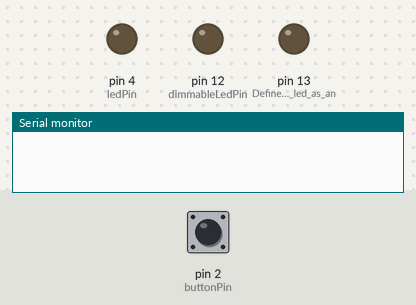
Simulated run of this sketch. Board: Arduino Uno, built with avr-gcc and run on an emulated ATmega328P. Shown: output pins drawn as LEDs (lit = HIGH), the last lines printed to the serial monitor. The test bench sets the inputs (shaded band); at power-on: pin 2 (buttonPin) HIGH.

Above: at 1.2 s.
1.3 s: pin 2 (buttonPin) pulled LOW for 0.15 s
At 3.4 s:
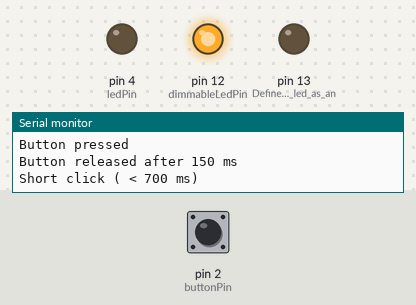
4.4 s: pin 2 (buttonPin) pulled LOW for 1 s
At 7.9 s:
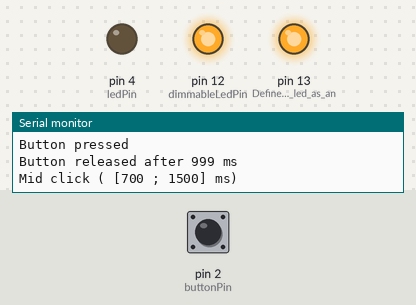
8.4 s: pin 2 (buttonPin) pulled LOW for 3.2 s
At 10.1 s:
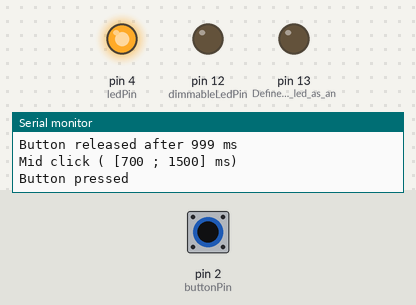
Timing chart, 0 to 19.1 s (numbered marks = the images above; inputs shaded):
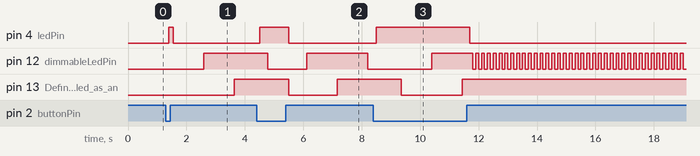

Measured:
- after the input at 1.3 s, pin 4 (ledPin): LOW → HIGH after 0.10 s, → LOW 0.15 s later; pin 12 (dimmableLedPin): LOW → HIGH after 1.3 s; pin 13 (Define_internal_led_as_an): LOW → HIGH after 2.3 s
- after the input at 4.4 s, pin 4 (ledPin): LOW → HIGH after 0.10 s, → LOW 1.0 s later
- after the input at 8.4 s, pin 4 (ledPin): LOW → HIGH after 0.10 s, → LOW 3.2 s later

The sketch:

Projet_IN202.ino
```cpp
#include "Button.hpp"
#include "DimmableLed.hpp"

// Ce que fait mon programme avec le bon montage :
//  - Allume la LED bleue (4) lorsque le bouton est appuyé
//  - Détecte les clics courts, longs, et très longs
//  - Modifie le comportement de la LED blanche (12) suivant la longueur des clics :
//        courts     -> intensité augmente puis décroît continuellement
//        longs      -> si on était en train de croître, on décroît et inversemement
//        très longs -> on passe en mode clignotement
//  - Modifie le comportement de la LED interne : allumée si l'intensité de la 12 Decrease, éteinte si Increase
//  - Affiche quand le bouton est pressé, quand il est relâché et le type d'appui (avec intervalle de temps correspondant)
// Montage:
//  - Bouton entre le ground et la pin 2
//  - LED bleue entre le bouton côté ground et la pin 4
//  - LED blanche entre la pin 12 et le ground


const int buttonPin = 2;        // Pin of the button
const int ledPin = 4;          // Pin of the LED which illuminates when the button is pressed
const int dimmableLedPin = 12;   // Pin of the dimmable LED
const int maxIntensity = 1000;    // Maximum intensity of the dimmable LED

Button button(buttonPin, ledPin);                              // Creating the button object
DimmableLed dimmableLed(dimmableLedPin, maxIntensity, button); // Creating the dimmable LED object

void setup() {
  Serial.begin(9600);  // Initialize the serial communication
  button.begin();      // Initialize the button
}

void loop() {
  button.update();        // Update the button state
  dimmableLed.update();   // Update the dimmable LED intensity
}
```

Button.hpp
```cpp
#ifndef BUTTON_H
#define BUTTON_H

#include <Arduino.h>

class Button {
  private:
    int buttonPin;
    int ledPin;
    bool state;
    bool lastState;
    bool isReleased;
    unsigned long pressStartTime;


  public:
    int typeOfPress;
    Button(int buttonPin, int ledPin) {
      this->buttonPin = buttonPin;
      this->ledPin = ledPin;
      state = HIGH;
      lastState = HIGH;
      isReleased = false;
      pressStartTime = 0;
      typeOfPress = 0;
    }

    void begin() {
      pinMode(buttonPin, INPUT_PULLUP);   // Set the button pin as input with internal pull-up resistor
      pinMode(ledPin, OUTPUT);            // Set the LED pin as output
      digitalWrite(ledPin, LOW);          // Turn off the LED initially
      pinMode(LED_BUILTIN, OUTPUT);       // Define internal led as an output
    }

    void update() {
      state = digitalRead(buttonPin);     // Read the current state of the button

      if (state == LOW && lastState == HIGH) {
        delay(100); // Add a small delay to debounce the button
        Serial.println("Button pressed");
        digitalWrite(ledPin,HIGH);
        pressStartTime = millis();  // Record the button press start time
        isReleased = false;
      } else if (state == HIGH && lastState == LOW && !isReleased) {
        delay(100); // Add a small delay to debounce the button
        digitalWrite(ledPin,LOW);
        unsigned long pressDuration = millis() - pressStartTime;     // Calculate the button press duration
        Serial.print("Button released after ");
        Serial.print(pressDuration);
        Serial.println(" ms");
        isReleased = true;

        if (pressDuration < 700){
          typeOfPress = 1;  // 1 is for short presses
          Serial.println("Short click ( < 700 ms) ");
        } else if (pressDuration > 700 && pressDuration < 1500) {
          typeOfPress = 2;  // 2 is for mid presses
          Serial.println("Mid click ( [700 ; 1500] ms) ");
        } else {
          typeOfPress = 3;
          Serial.println("Long click (> 1500 ms) ");
        }
      }

      lastState = state; // Update the last button state
    }

    int getPressType() const {
      return typeOfPress;
    }

};

#endif
```

DimmableLed.hpp
```cpp
#ifndef DIMMABLE_LED_H
#define DIMMABLE_LED_H

#include <Arduino.h>
#include "Button.hpp"

bool debug = true;

class DimmableLed {
private:
  int ledPin;
  int intensity;
  int maxIntensity;
  bool isIncreasing;
  Button& button;

public:
  DimmableLed(int ledPin, int maxIntensity, Button& button)
    : ledPin(ledPin),
      intensity(0),
      maxIntensity(maxIntensity),
      isIncreasing(true),
      button(button) {
    pinMode(ledPin, OUTPUT);
    digitalWrite(ledPin, LOW);
  }

  void update() {
    button.update();
    if (isIncreasing){
      digitalWrite(LED_BUILTIN, LOW); // Shut off the intern led
    } else {
      digitalWrite(LED_BUILTIN, HIGH);
    }

    if (button.getPressType() == 1) {
      updateIntensity();
    }
    else if (button.getPressType() == 2){
      isIncreasing = !isIncreasing;
      button.typeOfPress = 1;
    } else if (button.getPressType() == 3){
      blink();
    }
    analogWrite(ledPin, map(intensity, 0, maxIntensity, 0, 255));
  }


  protected:

  void blink(){
    analogWrite(ledPin,255);
    delay(100);
    analogWrite(ledPin,0);
    delay(100);
  }

  void updateIntensity() {
    if (isIncreasing) {
      if (intensity < maxIntensity) {
        intensity += 1;
        delay(2);
      } else {
        isIncreasing = false;
      }
    } else {
      if (intensity > 0) {
        intensity -= 1;
        delay(2);
      } else {
        isIncreasing = true;
      }
    }
  }
};

#endif
```
